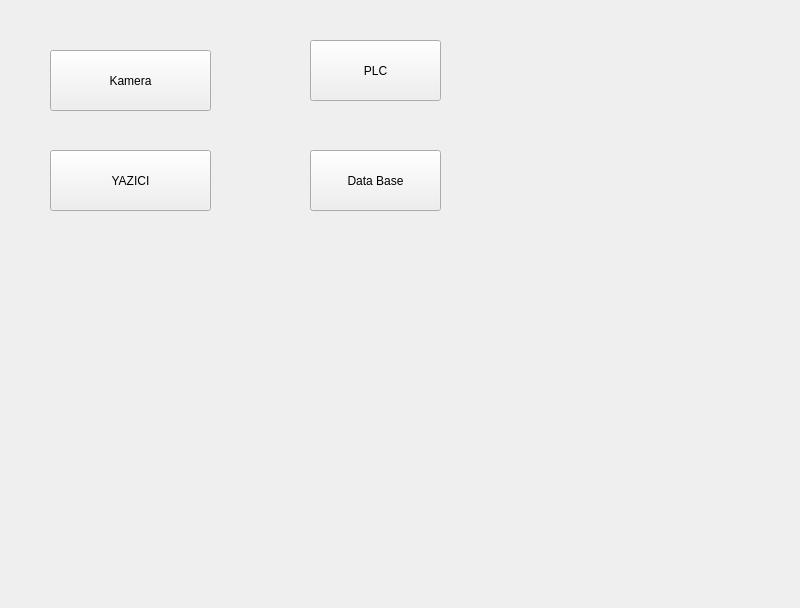
<?xml version="1.0" encoding="UTF-8"?>
<ui version="4.0">
 <class>Ayarlar</class>
 <widget class="QMainWindow" name="Ayarlar">
  <property name="geometry">
   <rect>
    <x>0</x>
    <y>0</y>
    <width>800</width>
    <height>608</height>
   </rect>
  </property>
  <property name="windowTitle">
   <string>MainWindow</string>
  </property>
  <widget class="QWidget" name="centralwidget">
   <widget class="QPushButton" name="btn_Kamera">
    <property name="geometry">
     <rect>
      <x>50</x>
      <y>50</y>
      <width>161</width>
      <height>61</height>
     </rect>
    </property>
    <property name="text">
     <string>Kamera</string>
    </property>
   </widget>
   <widget class="QPushButton" name="btn_Yazici">
    <property name="geometry">
     <rect>
      <x>50</x>
      <y>150</y>
      <width>161</width>
      <height>61</height>
     </rect>
    </property>
    <property name="text">
     <string>YAZICI</string>
    </property>
   </widget>
   <widget class="QPushButton" name="btn_PLC">
    <property name="geometry">
     <rect>
      <x>310</x>
      <y>40</y>
      <width>131</width>
      <height>61</height>
     </rect>
    </property>
    <property name="text">
     <string>PLC</string>
    </property>
   </widget>
   <widget class="QPushButton" name="btn_DataBase">
    <property name="geometry">
     <rect>
      <x>310</x>
      <y>150</y>
      <width>131</width>
      <height>61</height>
     </rect>
    </property>
    <property name="text">
     <string>Data Base</string>
    </property>
   </widget>
  </widget>
 </widget>
 <resources/>
 <connections/>
</ui>
